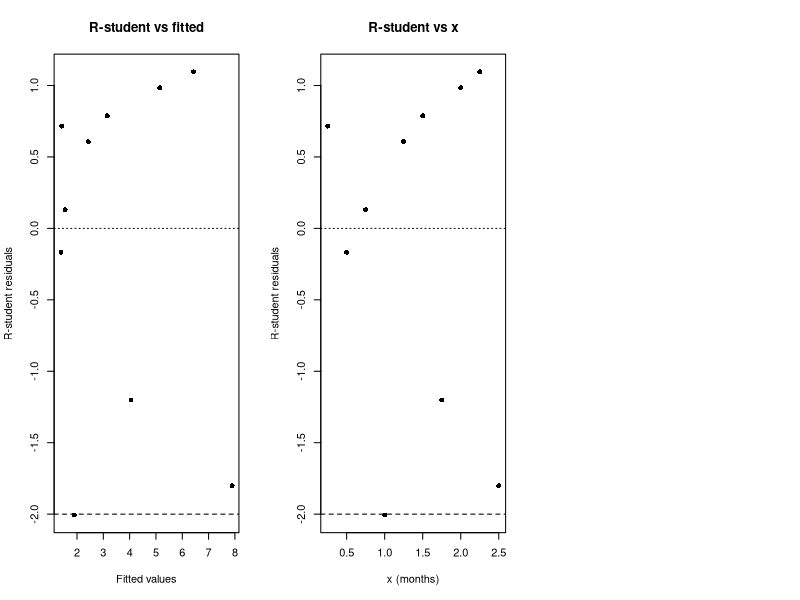

R code for this plot: (Note: this script raises an error after producing the figure.)
## ---- chunk 1
#| label: setup
#| include: false
library(car)        # also loads carData (Prestige)
library(KernSmooth) # locpoly()

rocket <- data.frame(
  x = seq(0.25, 2.5, by = 0.25),
  y = c(1.42, 1.39, 1.55, 1.89, 2.43, 3.15, 4.05, 5.15, 6.43, 7.89)
)
data(Prestige)
## ---- chunk 2
#| label: q1-fit
fit_quad <- lm(y ~ x + I(x^2), data = rocket)
summary(fit_quad)

# Compare with the straight-line model
fit_lin <- lm(y ~ x, data = rocket)
summary(fit_lin)$r.squared
anova(fit_lin, fit_quad)
## ---- chunk 3
#| label: q2-extrap
x_new <- data.frame(x = c(0, 0.25, 0.41, 2.5, 3, 5))
cbind(x_new, predict(fit_quad, x_new, interval = "prediction"))

# Location of the minimum of the fitted parabola
x_min <- -coef(fit_quad)[2] / (2 * coef(fit_quad)[3])
unname(x_min)
## ---- chunk 4
#| label: q3-resid
#| fig-width: 10
#| fig-height: 3.6
t_i <- rstudent(fit_quad)
round(t_i, 3)

par(mfrow = c(1, 3))
plot(fitted(fit_quad), t_i, pch = 16,
     xlab = "Fitted values", ylab = "R-student residuals",
     main = "R-student vs fitted")
abline(h = c(-2, 0, 2), lty = c(2, 3, 2))
plot(rocket$x, t_i, pch = 16,
     xlab = "x (months)", ylab = "R-student residuals",
     main = "R-student vs x")
abline(h = c(-2, 0, 2), lty = c(2, 3, 2))
car::qqPlot(fit_quad, id = list(n = 2),
            main = "Q-Q plot of R-student residuals",
            ylab = "R-student residuals")
par(mfrow = c(1, 1))

car::residualPlots(fit_quad, plot = FALSE)
shapiro.test(t_i)
## ---- chunk 5
#| label: q4-center
rocket$z <- rocket$x - mean(rocket$x)
fit_cent <- lm(y ~ z + I(z^2), data = rocket)

round(cbind(original = coef(fit_quad), centered = coef(fit_cent)), 4)
round(cbind(se_original = sqrt(diag(vcov(fit_quad))),
            se_centered = sqrt(diag(vcov(fit_cent)))), 5)
c(R2_original = summary(fit_quad)$r.squared,
  R2_centered = summary(fit_cent)$r.squared)
max(abs(fitted(fit_quad) - fitted(fit_cent)))

c(cor_x_x2 = cor(rocket$x, rocket$x^2),
  cor_z_z2 = cor(rocket$z, rocket$z^2))
## ---- chunk 6
#| label: q5-scaling
n <- nrow(rocket)

# a. Scaled design matrices (scale() centers and divides by the sample SD)
W_x <- scale(cbind(w1 = rocket$x, w2 = rocket$x^2))
W_z <- scale(cbind(w1 = rocket$z, w2 = rocket$z^2))
round(W_x, 4)
round(W_z, 4)

# b. Correlation matrices
Sigma_x <- crossprod(W_x) / (n - 1)
Sigma_z <- crossprod(W_z) / (n - 1)
round(Sigma_x, 4)
round(Sigma_z, 4)

# c. Inverses: diagonal elements are the VIFs
round(solve(Sigma_x), 4)
round(solve(Sigma_z), 4)
car::vif(fit_quad)
car::vif(fit_cent)

# Condition numbers of the correlation matrices
c(kappa_original = kappa(Sigma_x, exact = TRUE),
  kappa_centered = kappa(Sigma_z, exact = TRUE))
## ---- chunk 7
#| label: q6-spm
#| fig-width: 8
#| fig-height: 8
car::scatterplotMatrix(~ prestige + education + income + women,
                       data = Prestige,
                       main = "Scatterplot matrix of the Prestige data")
round(cor(Prestige[, c("prestige", "education", "income", "women")]), 3)
## ---- chunk 8
#| label: q7-resid
#| fig-width: 9
#| fig-height: 7
fit_prestige <- lm(prestige ~ education + income + women, data = Prestige)
summary(fit_prestige)$coefficients

car::residualPlots(fit_prestige, type = "rstudent",
                   main = "R-student residuals for the linear model")
## ---- chunk 9
#| label: q8-cr-before
#| fig-width: 10
#| fig-height: 3.8
car::crPlots(fit_prestige, layout = c(1, 3),
             main = "Component + residual plots: original model")
## ---- chunk 10
#| label: q8-boxtidwell
car::boxTidwell(prestige ~ income, other.x = ~ education + women,
                data = Prestige)
## ---- chunk 11
#| label: q8-cr-after
#| fig-width: 10
#| fig-height: 3.8
fit_log <- lm(prestige ~ education + log2(income) + women, data = Prestige)
summary(fit_log)$coefficients
c(R2_original = summary(fit_prestige)$r.squared,
  R2_log = summary(fit_log)$r.squared)

car::crPlots(fit_log, layout = c(1, 3),
             main = "Component + residual plots: log2(income) model")
car::residualPlots(fit_log, plot = FALSE)
## ---- chunk 12
#| label: q9-data
set.seed(4780)
n_sim <- 40
x <- seq(0, 2 * pi, length.out = n_sim)
y <- 2 * sin(x) + rnorm(n_sim)

# Helper: plot the data, the true function, and a fitted curve
plot_smooth <- function(fit_x, fit_y, title) {
  plot(x, y, pch = 16, col = "gray40", xlab = "x", ylab = "y", main = title)
  curve(2 * sin(x), add = TRUE, col = "red", lwd = 3)
  lines(fit_x, fit_y, col = "blue", lwd = 3)
  legend("bottomleft", c("true f(x) = 2 sin(x)", "fitted smoother"),
         col = c("red", "blue"), lwd = 3, bty = "n", cex = 0.85)
}
bandwidths <- c(0.2, 1, 100)
## ---- chunk 13
#| label: q9-kernel
#| fig-width: 12
#| fig-height: 4
par(mfrow = c(1, 3))
for (b in bandwidths) {
  fit <- locpoly(x, y, degree = 0, bandwidth = b, kernel = "normal")
  plot_smooth(fit$x, fit$y, paste0("Kernel smoother (degree 0), b = ", b))
}
par(mfrow = c(1, 1))
## ---- chunk 14
#| label: q10-locpoly
#| fig-width: 12
#| fig-height: 8
par(mfrow = c(2, 3))
for (d in 1:2) {
  for (b in bandwidths) {
    fit <- locpoly(x, y, degree = d, bandwidth = b, kernel = "normal")
    label <- ifelse(d == 1, "Local linear", "Local quadratic")
    plot_smooth(fit$x, fit$y, paste0(label, ", b = ", b))
  }
}
par(mfrow = c(1, 1))
## ---- chunk 15
#| label: q11-loess
#| fig-width: 12
#| fig-height: 4
x_grid <- seq(0, 2 * pi, length.out = 401)
par(mfrow = c(1, 3))
for (a in c(0.2, 0.5, 0.9)) {
  lo <- loess(y ~ x, span = a, degree = 2)
  plot_smooth(x_grid, predict(lo, data.frame(x = x_grid)),
              paste0("Loess (degree 2), span = ", a))
}
par(mfrow = c(1, 1))
## ---- chunk 16
#| label: q11-rmse
rmse <- function(fx, fy) sqrt(mean((fy - 2 * sin(fx))^2))
res <- expand.grid(degree = 0:2, b = bandwidths)
res$RMSE <- mapply(function(d, b) {
  f <- locpoly(x, y, degree = d, bandwidth = b, kernel = "normal")
  rmse(f$x, f$y)
}, res$degree, res$b)
res$RMSE <- round(res$RMSE, 3)
res
sapply(c(0.2, 0.5, 0.9), function(a)
  round(rmse(x_grid, predict(loess(y ~ x, span = a, degree = 2),
                             data.frame(x = x_grid))), 3))

# With b = 100, the local fits reduce to global least-squares fits
f1 <- locpoly(x, y, degree = 1, bandwidth = 100, kernel = "normal")
f2 <- locpoly(x, y, degree = 2, bandwidth = 100, kernel = "normal")
c(max_diff_line = max(abs(f1$y - predict(lm(y ~ x), data.frame(x = f1$x)))),
  max_diff_quad = max(abs(f2$y - predict(lm(y ~ x + I(x^2)), data.frame(x = f2$x)))))
## ---- chunk 17
#| label: q12-check
c(cov_x_x2 = cov(rocket$x, rocket$x^2),
  two_xbar_s2 = 2 * mean(rocket$x) * var(rocket$x),
  sum_z3 = sum(rocket$z^3))
